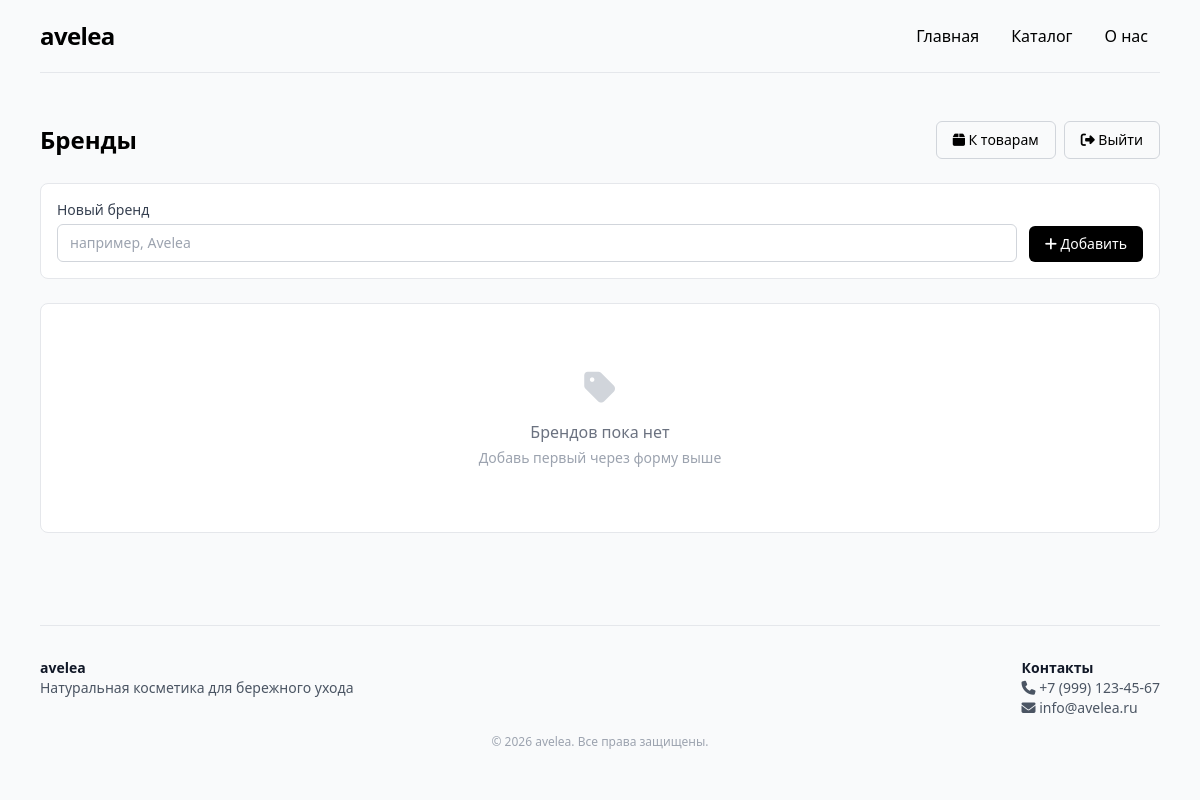
/admin/brands (signed in), run on an earlier commit of the app's database.
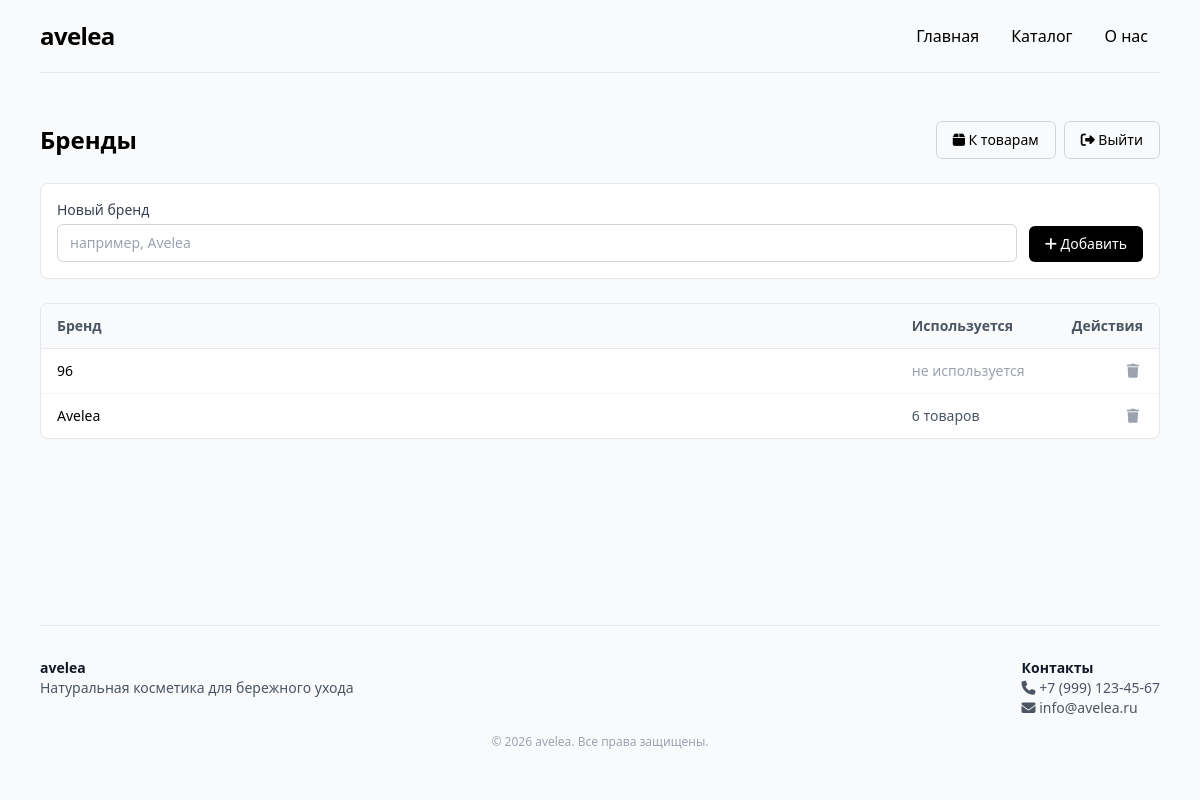
And on a later commit of the database.
### app/models.py (models this page shows)
class Brand(Base):
    __tablename__ = "brands"
    id = Column(Integer, primary_key=True, index=True)
    name = Column(String(100), unique=True, nullable=False, index=True)

### app/main.py (the view)
@app.get("/admin/brands", response_class=HTMLResponse)
async def admin_brands(request: Request, db: Session = Depends(get_db), _: bool = Depends(require_admin)):
    brands = db.query(Brand).order_by(Brand.name).all()
    counts = {}
    for (b,) in db.query(Product.brand).all():
        if b:
            counts[b] = counts.get(b, 0) + 1
    return templates.TemplateResponse("admin_brands.html", {
        "request": request,
        "brands": brands,
        "counts": counts,
    })

### app/templates/admin_brands.html
{% extends "base.html" %}
{% block content %}
<div class="flex flex-wrap items-center justify-between gap-3 mb-6">
    <h1 class="text-2xl font-semibold">Бренды</h1>
    <div class="flex gap-2">
        <a href="/admin/products"
           class="border border-gray-300 px-4 py-2 rounded-md hover:bg-gray-50 text-sm">
            <i class="fas fa-box"></i> К товарам
        </a>
        <a href="/admin/logout"
           class="border border-gray-300 px-4 py-2 rounded-md hover:bg-gray-50 text-sm">
            <i class="fas fa-sign-out-alt"></i> Выйти
        </a>
    </div>
</div>
<form method="post" action="/admin/brands/new" autocomplete="off"
      class="bg-white border border-gray-200 rounded-lg p-4 mb-6 flex flex-wrap items-end gap-3">
    <div class="flex-1 min-w-[200px]">
        <label class="block text-sm font-medium text-gray-700 mb-1">Новый бренд</label>
        <input type="text" name="name" required placeholder="например, Avelea"
               class="w-full border border-gray-300 rounded-md px-3 py-2 text-sm focus:outline-none focus:ring-2 focus:ring-black">
    </div>
    <button type="submit"
            class="bg-black text-white px-4 py-2 rounded-md hover:opacity-90 text-sm">
        <i class="fas fa-plus"></i> Добавить
    </button>
</form>
{% if brands %}
<div class="bg-white border border-gray-200 rounded-lg overflow-hidden">
    <table class="w-full text-sm">
        <thead class="bg-gray-50 border-b border-gray-200 text-left text-gray-600">
            <tr>
                <th class="px-4 py-3">Бренд</th>
                <th class="px-4 py-3 w-40">Используется</th>
                <th class="px-4 py-3 w-24 text-right">Действия</th>
            </tr>
        </thead>
        <tbody>
            {% for b in brands %}
            <tr class="border-b border-gray-100 last:border-0 hover:bg-gray-50">
                <td class="px-4 py-2 font-medium">{{ b.name }}</td>
                <td class="px-4 py-2 text-gray-600">
                    {% set c = counts.get(b.name, 0) %}
                    {% if c %}
                        {{ c }} {{ "товар" if c == 1 else ("товара" if c < 5 else "товаров") }}
                    {% else %}
                        <span class="text-gray-400">не используется</span>
                    {% endif %}
                </td>
                <td class="px-4 py-2 text-right">
                    <form method="post" action="/admin/brands/{{ b.id }}/delete"
                          onsubmit="return confirm('Удалить бренд «{{ b.name }}»? У всех товаров бренд станет пустым.');"
                          class="inline">
                        <button type="submit"
                                class="text-gray-400 hover:text-red-500 p-1" title="Удалить">
                            <i class="fas fa-trash"></i>
                        </button>
                    </form>
                </td>
            </tr>
            {% endfor %}
        </tbody>
    </table>
</div>
{% else %}
<div class="text-center py-16 bg-white border border-gray-200 rounded-lg">
    <i class="fas fa-tag text-4xl text-gray-300 mb-3"></i>
    <p class="text-gray-500">Брендов пока нет</p>
    <p class="text-sm text-gray-400 mt-1">Добавь первый через форму выше</p>
</div>
{% endif %}
{% endblock %}

What changed in the data, as far as the page shows it:
added Brand: name "96", shows "не используется"
added Brand: name "Avelea", c "6", value "товаров"
Also different on the page:
text no longer shown: "Брендов пока нет Добавь первый через форму выше"
text now shown: "Бренд Используется Действия"
